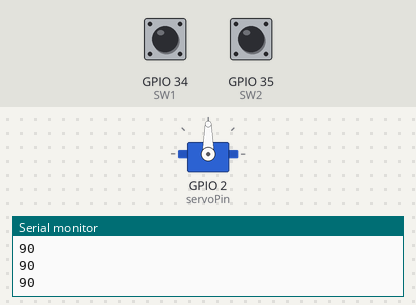
This sketch was run on a simulated ESP32. Parts: servo, the last lines printed to the serial monitor. The inputs (shaded band) are chosen by the test bench; at power-on: GPIO 34 (SW1) LOW, GPIO 35 (SW2) LOW.

Above: at 1.2 s.
1.3 s: GPIO 34 (SW1) pulled HIGH for 0.15 s
At 1.4 s:
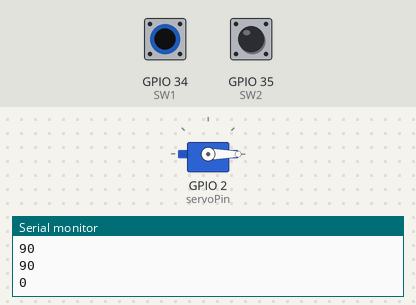
3.0 s: GPIO 35 (SW2) pulled HIGH for 0.15 s
At 3.1 s:
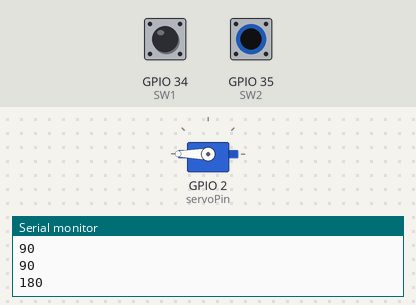
4.7 s: GPIO 35 (SW2) pulled HIGH for 3.2 s
At 9.0 s:
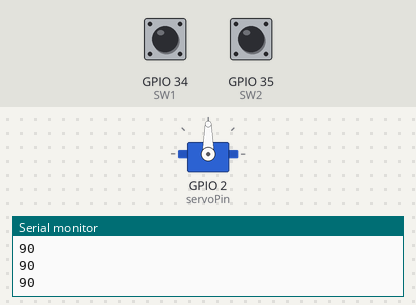
9.4 s: GPIO 34 (SW1) pulled HIGH for 3.2 s
At 10.1 s:
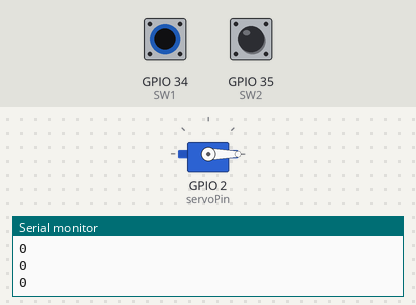
Timing chart, 0 to 14.1 s (numbered marks = the images above; inputs shaded):
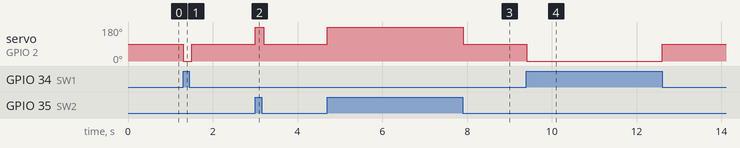

Measured:
- after the input at 1.3 s, servo on GPIO 2 (servoPin): 90° → 0° at once, → 90° 0.20 s later
- after the input at 3.0 s, servo on GPIO 2 (servoPin): 90° → 180° at once, → 90° 0.20 s later
- after the input at 4.7 s, servo on GPIO 2 (servoPin): 90° → 180° at once, → 90° 3.2 s later
- after the input at 9.4 s, servo on GPIO 2 (servoPin): 90° → 0° at once, → 90° 3.2 s later

The sketch:

11b_-_180_Servo_and_Two_Buttons.ino
```cpp
#include <Servo.h>

static const int servoPin = 2;
int SW1 = 34;
int SW2 = 35;
Servo servo1;

void setup() {
    Serial.begin(9600);
    pinMode (SW1, INPUT);
    pinMode (SW2, INPUT);
    servo1.attach(servoPin);
}

void loop() {
  int data1 = digitalRead(SW1);
  int data2 = digitalRead(SW2);
  if (data1 == HIGH && data2 == LOW){
    servo1.write(0);
    Serial.println("0");
    delay(100);
  }
  if (data1 == LOW && data2 == HIGH){
    servo1.write(180);
    Serial.println("180");
    delay(100);
  }
  if ((data1 == LOW && data2 == LOW)||(data1 == HIGH && data2 == HIGH)){
    servo1.write(90);
    Serial.println("90");
    delay(100);
  }
}
```
